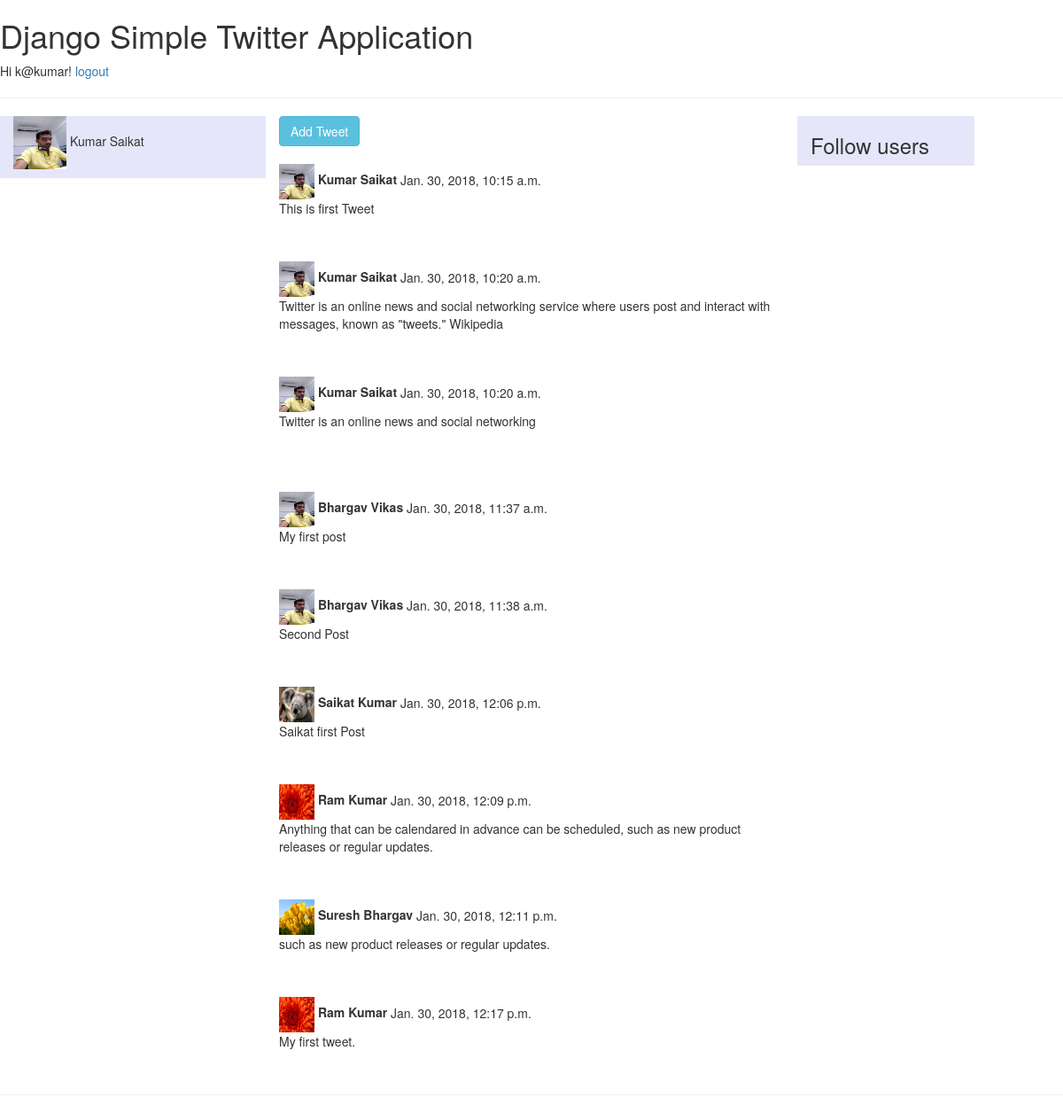
The app's page /home (signed in) with its own data.
### twitter/models.py (models this page shows, shortened)
class Profile(models.Model):
    user = models.OneToOneField(User, on_delete=models.CASCADE)
    bio = models.TextField(max_length=500, blank=True)
    location = models.CharField(max_length=30, blank=True)
    birth_date = models.DateField(null=True, blank=True)
    profile_image = models.ImageField(null=True, blank=True)
    followers = models.ManyToManyField(User, related_name='user_followers')

class Tweets(models.Model):
    created_by = models.ForeignKey('auth.User')
    text = models.TextField()
    created_date = models.DateTimeField(
        default=timezone.now)

### twitter/views.py (the view)
# urls.py: url(r'^home$', views.home, name='home'),
@login_required
def home(request):
    form_tweet = TweetForm()
    context = {}
    if request.method == 'POST':
        return redirect('home')
    else:
        form = SignUpForm()
        profile = Profile.objects.get(user=request.user)
        print(profile.profile_image.url)
        follow_user = profile.followers.all()
        id_list = []
        for usr in follow_user:
            if usr.id != request.user.id:
                id_list.append(usr.id)
        user_list = User.objects.exclude(pk__in=id_list)
        exc_user = []
        for u in user_list:
            if u.id != request.user.pk:
                exc_user.append(u.id)
        tweets = Tweets.objects.exclude(created_by__in=exc_user).order_by('created_date')
        context = {'form': form, 'form_tweet': form_tweet, 'user_list': user_list, 'follow_user': follow_user,
                   'tweets': tweets}
    return render(request, 'twitter/home.html', context)

### twitter/templates/twitter/home.html (shortened to what this page needs)
{% extends 'base.html' %}
{% load staticfiles %}
{% load static %}
{% block content %}
<div class="container-fluid">
  <div class="row">
    <div class="col-sm-3" style="background-color:lavender;">
      <p>
        <img src="{{ user.profile.profile_image.url }}" width="60px" height="60px" />
        {{user.first_name}} {{user.last_name}}
      </p>
    </div>
    <div class="col-sm-6" style="">
      <button type="button" class="btn btn-info" data-toggle="collapse" data-target="#demo">Add Tweet</button><br>
      <br>
      <div>
        {% if tweets %}
        {% for tweet in tweets%}
              {%if tweet.created_by.id == user.id%}
                <div>
                  <p><img src="{{ user.profile.profile_image.url }}" width="40px" height="40px" />
                    <label> {{user.first_name}} {{user.last_name}}</label>
                    {{tweet.created_date}} <br> {{tweet.text}}</p>
                </div>
              {% endif %}
            <br>
              {% if follow_user%}
              {% for fu in follow_user%}
              {%if tweet.created_by.id == fu.id%}
              <div>
                <p><img src="{{ fu.profile.profile_image.url }}" width="40px" height="40px" /> <label> {{fu.first_name}}
                  {{fu.last_name}}</label>
                  {{tweet.created_date}} <br> {{tweet.text}}</p>
              </div>
              {% endif %}
              {% endfor%}
              {% endif%}
           <br>
          {% endfor%}
        {% endif %}
      </div>
    </div>
    <div class="col-sm-2 row-sm-6" style="background-color:lavender;">
      <h3>Follow users</h3>
    </div>
  </div>
</div>
{% endblock %}

### twitter/templates/base.html (shortened to what this page needs)
<!DOCTYPE html>
<html>
<head>
  <link rel="stylesheet" href="https://maxcdn.bootstrapcdn.com/bootstrap/3.3.7/css/bootstrap.min.css">
</head>
<body>
  <header>
    <h1>Django Simple Twitter Application</h1>
    {% if user.is_authenticated %}
      Hi {{ user.username }}!
      <a href="{% url 'logout' %}">logout</a>
    {% else %}
      <a href="{% url 'login' %}">Login</a> / <a href="{% url 'signup' %}">SignUp</a>
    {% endif %}
  </header>
  <hr>
  <main>
    {% block content %}
    {% endblock %}
  </main>
  <hr>
</body>
</html>

### records on screen
Tweets: profile.profile_image (picture), created_date "Jan. 30, 2018, 10:15 a.m.", text "This is first Tweet"
Tweets: profile.profile_image (picture), created_date "Jan. 30, 2018, 10:20 a.m.", text "Twitter is an online news and social networking service where users post and interact with messages, known as \"tweets.\" Wikipedia"
Tweets: profile.profile_image (picture), created_date "Jan. 30, 2018, 10:20 a.m.", text "Twitter is an online news and social networking"
Tweets: created_date "Jan. 30, 2018, 11:37 a.m.", text "My first post"
Tweets: created_date "Jan. 30, 2018, 11:38 a.m.", text "Second Post"
Tweets: created_date "Jan. 30, 2018, 12:06 p.m.", text "Saikat first Post"
Tweets: created_date "Jan. 30, 2018, 12:09 p.m.", text "Anything that can be calendared in advance can be scheduled, such as new product releases or regular updates."
Tweets: created_date "Jan. 30, 2018, 12:11 p.m.", text "such as new product releases or regular updates."
Tweets: created_date "Jan. 30, 2018, 12:17 p.m.", text "My first tweet."

### other values on screen
{{ user.username }} "k@kumar"
{{ user.first_name }} "Kumar"
{{ user.last_name }} "Saikat"
{{ fu.first_name }} "Bhargav"
{{ fu.last_name }} "Vikas"
{{ fu.first_name }} "Saikat"
{{ fu.last_name }} "Kumar"
{{ fu.first_name }} "Ram"
{{ fu.first_name }} "Suresh"
{{ fu.last_name }} "Bhargav"
